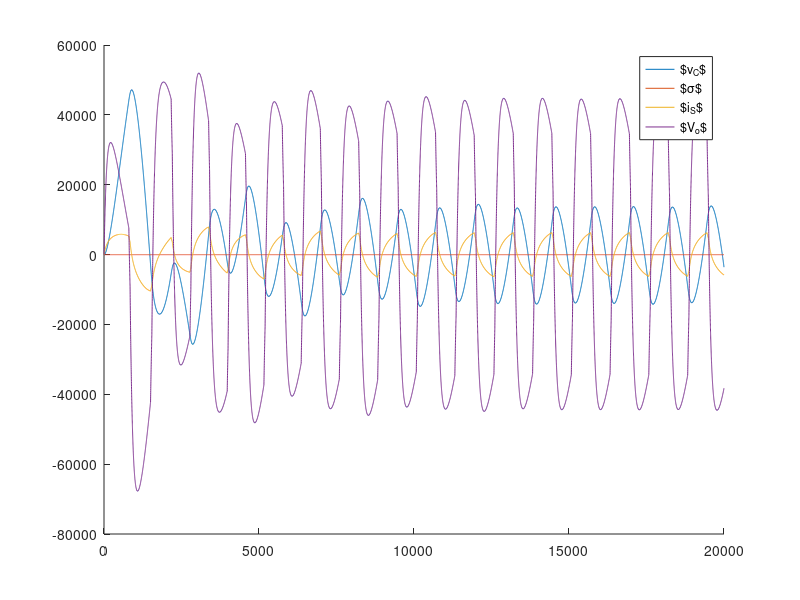

This figure's MATLAB source: (Note: this script raises an error after producing the figure.)
clc
clearvars
% program that test the simulation for the converter
% there is the need to check for integer compatibility



L   = 10   ;% uH
C   = 850   ;% nF
Lm  = 36    ;% uH
Req = 10000 ;% mOhm
Vg  = 48000 ;% mV
dt=10;

mu_1 =  (dt*2^20)/(C*1000);
mu_2 =  (dt*Vg)/L;
mu_3 = -dt/L;
mu_4 = -dt/L;
mu_5 = -(dt*Req*2^17)*(1+L/Lm)/(L*1e6);
mu_6 = -(dt*Req*2^10)/(L*1e6);
mu_7 =  (dt*Req*Vg)/(1e6*L);

mu_1 = round(mu_1);
mu_2 = round(mu_2);
mu_3 = round(mu_3);
mu_4 = round(mu_4);
mu_5 = round(mu_5);
mu_6 = round(mu_6);
mu_7 = round(mu_7);

% mu_1 =  12047;
% mu_2 =  48000;
% mu_3 = -1;
% mu_4 = -1;
% mu_5 =  -1675;
% mu_6 = -10;
% mu_7 =  480;


vC=0;
iS=0;
Vo=0;
sigma=1;

X=importdata("test_sigma.csv",',');
sigma = X.data(:,4);
sigma = round(sigma/23)';



for k=1:length(sigma)-1
%     vC(k+1) = vC(k) + mu_1/2^10*iS(k);
%     iS(k+1) = iS(k) + mu_2*sigma(k) + mu_3*vC(k) + mu_4*Vo(k);
%     Vo(k+1) = Vo(k) + mu_5/2^17*Vo(k) + mu_6/2^10*vC(k) + mu_7*sigma(k);

    vC(k+1) = vC(k) + round(round(mu_1*iS(k))/2^20);
    iS(k+1) = iS(k) + round(mu_2*sigma(k)) + round(mu_3*vC(k)) + round(mu_4*Vo(k));
    Vo(k+1) = Vo(k) + round(round(mu_5*Vo(k))/2^17) + round(round(mu_6*vC(k))/2^10) + round(mu_7*sigma(k));


    % square wave generator
%     if(mod(k,1000)==0)
%         sigma(k+1)=-sigma(k);
%     else
%         sigma(k+1)= sigma(k);
%     end
end

figure(3), clf, hold on
    stairs(vC)
    stairs(sigma)
    stairs(iS/1000)
%     stairs(iS)
    stairs(Vo)
    legend('$v_C$','$\sigma$','$i_S$','$V_o$')
    plot_layout(gca)

% plot test to check for decimal accurancy
%     stairs(round(round(mu_1*iS)/2^20),'k--')
%     stairs(round(mu_2*sigma),'r--')
%     stairs(round(round(mu_3*vC)),'b--')
%     stairs(round(round(mu_5*Vo)/2^17),'g-')
%     stairs(round(round(mu_6*vC)/2^10),'m-')
%     stairs(round(mu_7*sigma),'c-')
% d4=round(round(mu_5*Vo)/2^17) + round(round(mu_6*vC)/2^10) + round(mu_7*sigma);
% stairs(d4,'ko')

% xlim([0,10])

return
%% WORKING SIMULATION with uA and mV
L   = 10e-6    ;% uH
C   = 850e-9   ;% nF
Lm  = 36e-6    ;% uH
Req = 10 ;% mOhm
Vg  = 48    ;% V
dt=10e-9;

vC=0;
iS=0;
Vo=0;
sigma=1;

for k=1:10000
    vC(k+1) = vC(k) + dt/C/1000*iS(k);
    iS(k+1) = iS(k) + dt/L*1000*(-vC(k)-Vo(k)) + dt/L*Vg*1e6*sigma(k);
    Vo(k+1) = Vo(k) - dt*Req/L*(1+L/Lm)*Vo(k) - dt*Req/L*vC(k) + dt*Req/L*Vg*1000*sigma(k) ;

    % square wave generator
    if(mod(k,1000)==0)
        sigma(k+1)=-sigma(k);
    else
        sigma(k+1)= sigma(k);
    end
end


figure(2), clf, hold on
    stairs(vC)
    stairs(sigma)
    stairs(iS/1000)
    stairs(Vo)
    legend('$v_C$','$\sigma$','$i_S$','$V_o$')
    plot_layout(gca)


